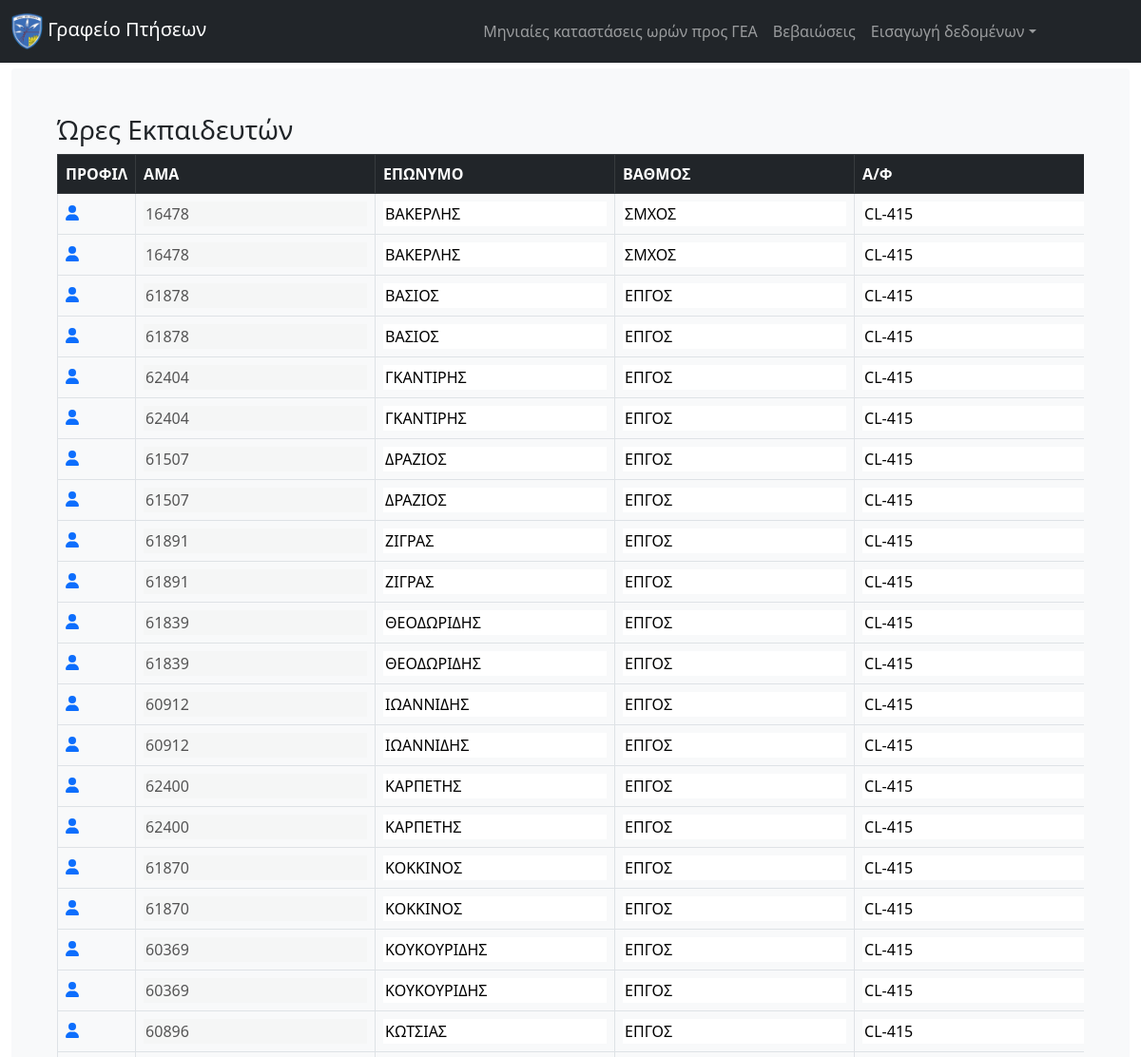
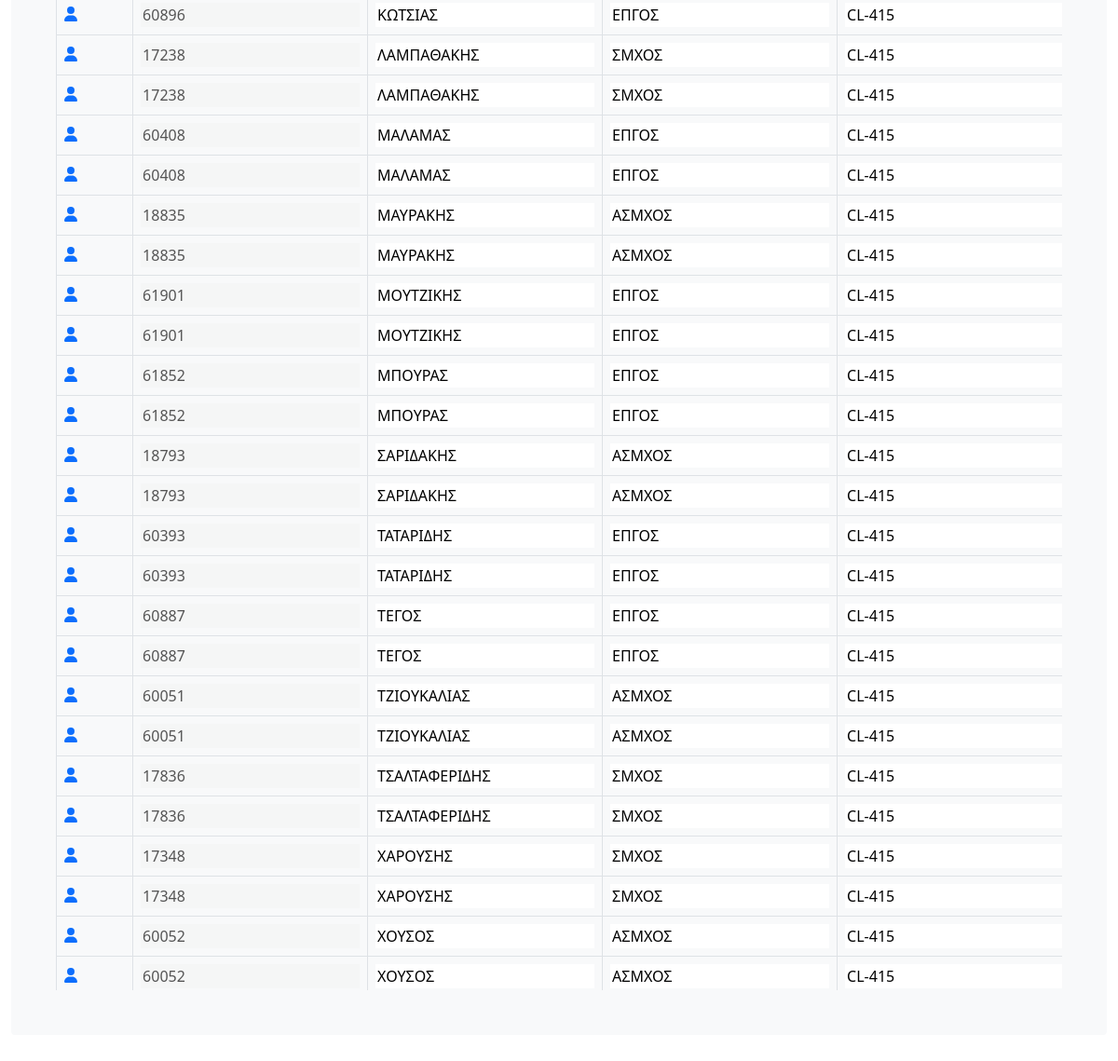
The page /hours/train-hours/ on the database as committed earlier (2 pictures, top to bottom).
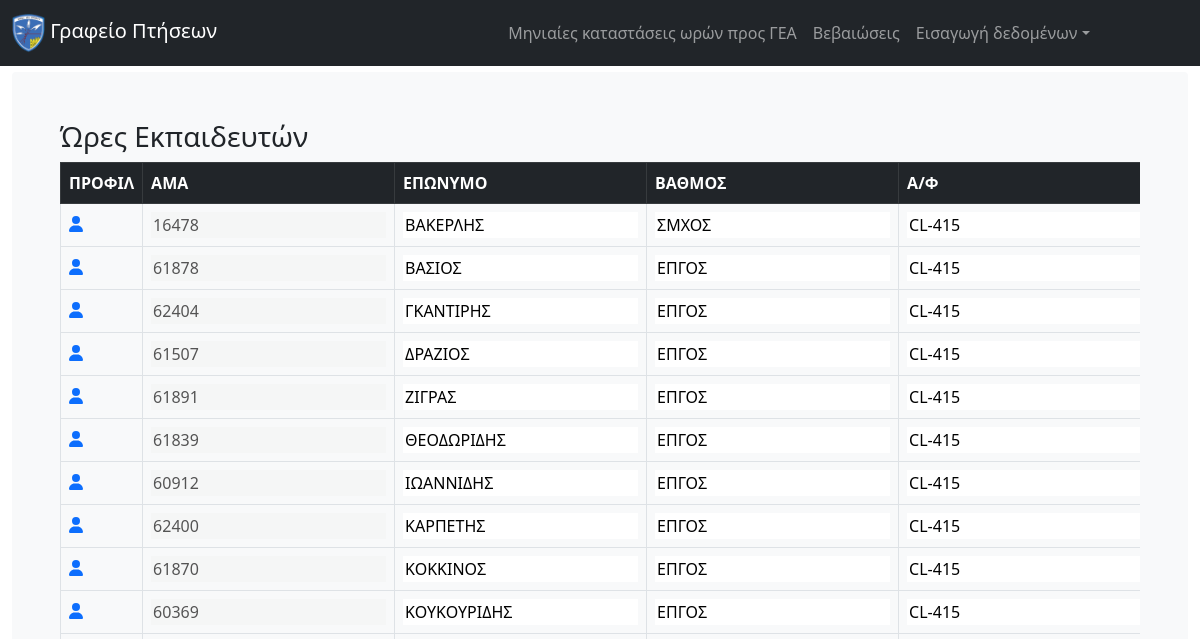
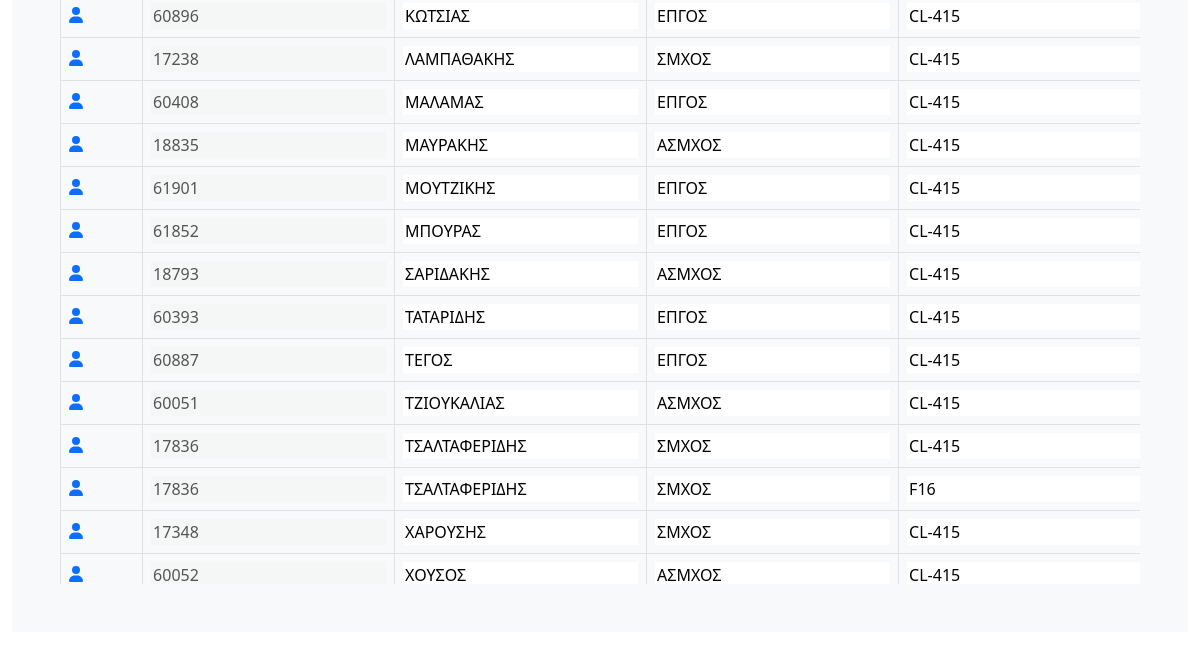
The same page on the database as committed later (2 pictures, top to bottom).
### core/models.py (models this page shows, shortened)
class TrainHours(models.Model):
    airman = models.ForeignKey(Airman,on_delete=models.CASCADE)
    plane = models.CharField(max_length=200,default="",blank=True,null=True)
    hours = models.FloatField(blank=True,null=True,default=0)
    month = models.CharField(max_length=200,default="",blank=True,null=True)
    year = models.CharField(max_length=200,default="",blank=True,null=True)

class Airman(models.Model):
    asma = models.BigIntegerField(primary_key=True)
    firstname = models.CharField(max_length=200,default="",blank=True,null=True)
    lastname = models.CharField(max_length=200,default="",blank=True,null=True)
    rank = models.CharField(max_length=200,default="",blank=True,null=True)
    eidikotita = models.CharField(max_length=200,default="",blank=True,null=True)
    idiotita = models.CharField(max_length=200,default="",blank=True,null=True)
    availability = models.CharField(max_length=200,default="",blank=True,null=True)
    topothetisi = models.CharField(max_length=200,default="",blank=True,null=True)
    katigoria_dikaioumeni = models.CharField(max_length=200,default="",blank=True,null=True)
    katigoria_katoxiromeni = models.CharField(max_length=200,default="",blank=True,null=True)
    monada_ekdosis_ptitikou = models.CharField(max_length=200,default="",blank=True,null=True)
    geniko_synolo_oron = models.FloatField(blank=True,null=True,default=0)

### core/views.py (the view)
# urls.py: path('hours/train-hours/',views.train_hours,name="train_hours"),
def train_hours(request):
    context = {}
    table_data = TrainHours.objects.all().order_by('airman__lastname')
    context = {'table_data':table_data}
    return render(request,'core/train_hours_page.html',context)

### core/templates/core/train_hours_page.html (shortened to what this page needs)
{% extends 'core/core.html' %}
{% block content%}
<h3>Ώρες Εκπαιδευτών</h3>
<div class="tableFixHead">
    <table class="table table-hover table-bordered">
      <thead class="table-dark" style="position: sticky;top: 0">
        <tr>
          <th scope="col">ΠΡΟΦΙΛ</th>
          <th scope="col">ΑΜΑ</th>
          <th scope="col">ΕΠΩΝΥΜΟ</th>
          <th scope="col">ΒΑΘΜΟΣ</th>
          <th scope="col">Α/Φ</th>
        </tr>
      </thead>
      <tbody >
        {% for trainer in table_data%}
          <tr>
            <td><a href={% url 'profile' trainer.airman.asma %}><i class="fa-solid fa-user"></i></a></td>
            <td><input type="text" id="{{ trainer.airman.asma }}_asma" name="{{ trainer.airman.asma }}" value={{trainer.airman.asma}} disabled></td>
            <td><input type="text" id="{{ trainer.airman.asma }}_lastname" name="{{ trainer.airman.lastname }}" value={{trainer.airman.lastname}}></td>
            <td><input type="text" id="{{ trainer.airman.asma }}_rank" name="{{ trainer.airman.rank }}" value={{trainer.airman.rank}}></td>
            <td><input type="text" id="{{ trainer.airman.asma }}_plane" name="{{ trainer.plane }}" value={{trainer.plane}}></td>
          </tr>
        {% endfor %}
      </tbody>
    </table>
  </div>
{% endblock %}
{%load static%}

### core/templates/core/core.html (shortened to what this page needs)
{% load static %}
<!doctype html>
<html lang="en">
  <head>
    <link href="{% static '/css/bootstrap.min.css' %}" rel="stylesheet">
    <link href="{% static '/css/navbar-top-fixed.css' %}" rel="stylesheet">
  </head>
<body>
<nav class="navbar navbar-expand-md navbar-dark fixed-top bg-dark">
    <div class="container-fluid">
        <a class="navbar-brand" href={% url 'index' %}> <img src="{% static '/images/113-logo.png' %}"  width="7%" height="7%">
        Γραφείο Πτήσεων</a>
        <div class="collapse navbar-collapse" id="navbarCollapse">
        {% block selected_tab%}
        <ul class="navbar-nav me-auto mb-2 mb-md-0">
          <li class="nav-item">
            <a class="nav-link" aria-current="page" href={% url 'upload_file' %}>Μηνιαίες καταστάσεις ωρών προς ΓΕΑ</a>
          </li>
          <li class="nav-item dropdown">
            <a class="nav-link" aria-current="page" href={% url 'vevaioseis' %}>Βεβαιώσεις</a>
          </li>
            <li class="nav-item dropdown">
              <a class="nav-link dropdown-toggle" href="#" id="navbarDarkDropdownMenuLink" role="button" data-bs-toggle="dropdown" aria-expanded="false">Εισαγωγή δεδομένων</a>
            </li>
        </ul>
        {%endblock selected_tab%}
        </div>
    </div>
    </nav>
    <main class="container-fluid">
      {% block indexpage%}
        <div class="bg-light p-5 rounded">
      {% block content %}
			{% endblock %}
        </div>
      {% endblock%}
    </main>
</body>
</html>

### static/css/navbar-top-fixed.css (style rules this page uses)
body { padding-top: 4.5rem; }
.tableFixHead { overflow: auto; height: 75vh; }
.tableFixHead thead th { position: sticky; top: 0; z-index: 1; }
input { border-width:0px; border:none; }

Rows that differ between the two databases and show on the page:
removed TrainHours: airman.asma "16478", airman.lastname "ΒΑΚΕΡΛΗΣ", airman.rank "ΣΜΧΟΣ", plane "CL-415"
removed TrainHours: airman.asma "61878", airman.lastname "ΒΑΣΙΟΣ", airman.rank "ΕΠΓΟΣ", plane "CL-415"
removed TrainHours: airman.asma "62404", airman.lastname "ΓΚΑΝΤΙΡΗΣ", airman.rank "ΕΠΓΟΣ", plane "CL-415"
removed TrainHours: airman.asma "61507", airman.lastname "ΔΡΑΖΙΟΣ", airman.rank "ΕΠΓΟΣ", plane "CL-415"
removed TrainHours: airman.asma "61891", airman.lastname "ΖΙΓΡΑΣ", airman.rank "ΕΠΓΟΣ", plane "CL-415"
removed TrainHours: airman.asma "61839", airman.lastname "ΘΕΟΔΩΡΙΔΗΣ", airman.rank "ΕΠΓΟΣ", plane "CL-415"
removed TrainHours: airman.asma "60912", airman.lastname "ΙΩΑΝΝΙΔΗΣ", airman.rank "ΕΠΓΟΣ", plane "CL-415"
removed TrainHours: airman.asma "62400", airman.lastname "ΚΑΡΠΕΤΗΣ", airman.rank "ΕΠΓΟΣ", plane "CL-415"
removed TrainHours: airman.asma "61870", airman.lastname "ΚΟΚΚΙΝΟΣ", airman.rank "ΕΠΓΟΣ", plane "CL-415"
removed TrainHours: airman.asma "60369", airman.lastname "ΚΟΥΚΟΥΡΙΔΗΣ", airman.rank "ΕΠΓΟΣ", plane "CL-415"
removed TrainHours: airman.asma "60896", airman.lastname "ΚΩΤΣΙΑΣ", airman.rank "ΕΠΓΟΣ", plane "CL-415"
removed TrainHours: airman.asma "17238", airman.lastname "ΛΑΜΠΑΘΑΚΗΣ", airman.rank "ΣΜΧΟΣ", plane "CL-415"
removed TrainHours: airman.asma "60408", airman.lastname "ΜΑΛΑΜΑΣ", airman.rank "ΕΠΓΟΣ", plane "CL-415"
removed TrainHours: airman.asma "18835", airman.lastname "ΜΑΥΡΑΚΗΣ", airman.rank "ΑΣΜΧΟΣ", plane "CL-415"
removed TrainHours: airman.asma "61901", airman.lastname "ΜΟΥΤΖΙΚΗΣ", airman.rank "ΕΠΓΟΣ", plane "CL-415"
removed TrainHours: airman.asma "61852", airman.lastname "ΜΠΟΥΡΑΣ", airman.rank "ΕΠΓΟΣ", plane "CL-415"
removed TrainHours: airman.asma "18793", airman.lastname "ΣΑΡΙΔΑΚΗΣ", airman.rank "ΑΣΜΧΟΣ", plane "CL-415"
removed TrainHours: airman.asma "60393", airman.lastname "ΤΑΤΑΡΙΔΗΣ", airman.rank "ΕΠΓΟΣ", plane "CL-415"
removed TrainHours: airman.asma "60887", airman.lastname "ΤΕΓΟΣ", airman.rank "ΕΠΓΟΣ", plane "CL-415"
removed TrainHours: airman.asma "60051", airman.lastname "ΤΖΙΟΥΚΑΛΙΑΣ", airman.rank "ΑΣΜΧΟΣ", plane "CL-415"
removed TrainHours: airman.asma "17836", airman.lastname "ΤΣΑΛΤΑΦΕΡΙΔΗΣ", airman.rank "ΣΜΧΟΣ", plane "CL-415"
removed TrainHours: airman.asma "17348", airman.lastname "ΧΑΡΟΥΣΗΣ", airman.rank "ΣΜΧΟΣ", plane "CL-415"
removed TrainHours: airman.asma "60052", airman.lastname "ΧΟΥΣΟΣ", airman.rank "ΑΣΜΧΟΣ", plane "CL-415"
added TrainHours: airman.asma "17836", airman.lastname "ΤΣΑΛΤΑΦΕΡΙΔΗΣ", airman.rank "ΣΜΧΟΣ", plane "F16"
